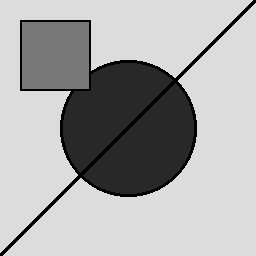
#> input picture GenAI/session4/my_image.png, 256 x 256 px, found by its file name
$ python task1.py
#> lines starting #> are read from the running program, lines starting #| are printed output that depends on the picture
import cv2
import numpy as np
import os


os.makedirs("noisy_steps", exist_ok=True)

#load image
image = cv2.imread("GenAI/session4/my_image.png", cv2.IMREAD_GRAYSCALE)
#> image is the input picture: shape (256, 256); min 0, max 220, mean 167.8

if image is None:
    raise FileNotFoundError("Could not load image — check that the path is correct and the file exists.")

image = image.astype(np.float32)

cv2.imwrite("noisy_steps/step_0.png", image.astype(np.uint8))

#add noise loop

current_image= image.copy()

for step in range (1,11):
    noise = np.random.normal(loc=0 , scale=15 , size=image.shape)

    current_image=current_image+noise
    current_image_to_save = np.clip(current_image, 0, 255).astype(np.uint8)

    #save
    filename = f"noisy_steps/step_{step}.png"
    cv2.imwrite(filename, current_image_to_save)
    print(f"Saved {filename}")
#> this loop made 10 passes
#> pass 1, `current_image=current_image+noise`:
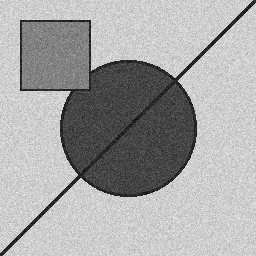
#> current_image: shape (256, 256) float64; min -50.74, max 283.6, mean 167.7; drawn with min black and max white
#> pass 1, `current_image_to_save = np.clip(current_image, 0, 255).astype(np.uint8)`:
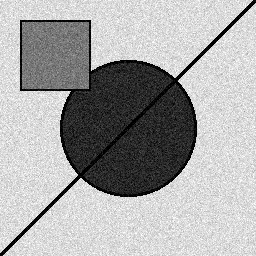
#> current_image_to_save: shape (256, 256); min 0, max 255, mean 167.5
#> pass 2, `current_image=current_image+noise`:
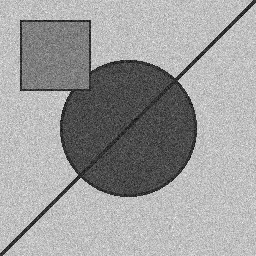
#> current_image: shape (256, 256) float64; min -73.2, max 315.9, mean 167.9; drawn with min black and max white
#> pass 2, `current_image_to_save = np.clip(current_image, 0, 255).astype(np.uint8)`:
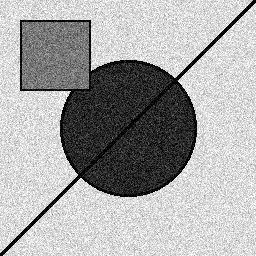
#> current_image_to_save: shape (256, 256); min 0, max 255, mean 167.6
#> after the loop:
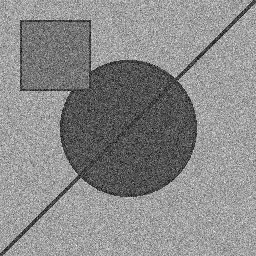
#> current_image: shape (256, 256) float64; min -146.2, max 432.4, mean 168.1; drawn with min black and max white
